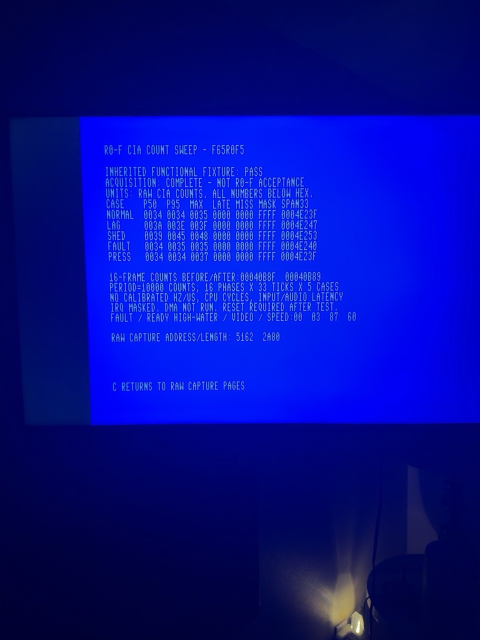
#> input picture docs/evidence/r0f/capture/physical/photos/1-Photo-1.jpg, 960 x 1280 px, given in place of 5-Photo-5.jpg, which was not available (shown at 1/2 size)
$ python r0f-inspect-rows.py
#> lines starting #> are read from the running program, lines starting #| are printed output that depends on the picture; pictures that were not available may be replaced by others from this repository, and a replacement may not be noted
from PIL import Image,ImageDraw
from pathlib import Path
root=Path('/Users/slice/Documents/ChatGPT/F65 Megawing/docs/evidence/r0f/capture/physical/photos')
sheet=Image.new('RGB',(1600,450),'white');d=ImageDraw.Draw(sheet)
#> after `sheet = Image.new('RGB', (1600, 450), 'white')`: sheet: PIL image 1600x450 RGB; every value is 255
for i,(n,box) in enumerate([(5,(185,432,755,469)),(22,(195,365,760,393))]):
    im=Image.open(root/f'{n}-Photo-{n}.jpg').crop(box).resize((1600,135),Image.Resampling.NEAREST)
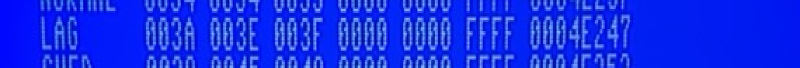
#> im: PIL image 1600x135 RGB (shown at 1/2 size); mean R, G, B 19.3, 46, 232.4
    sheet.paste(im,(0,i*220+30));d.text((0,i*220),f'Photo {n}: original pixels, not OCR',fill='black')
#> after `sheet.paste(im, (0, i * 220 + 30))`:
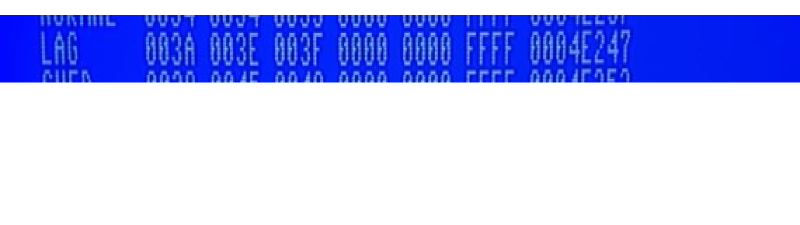
#> sheet: PIL image 1600x450 RGB (shown at 1/2 size); mean R, G, B 184.3, 192.3, 248.2
#> pass 2 of the loop `for i,(n,box) in enumerate([(5,(185,432,755,469)),(22,(195,365,760,393..`:
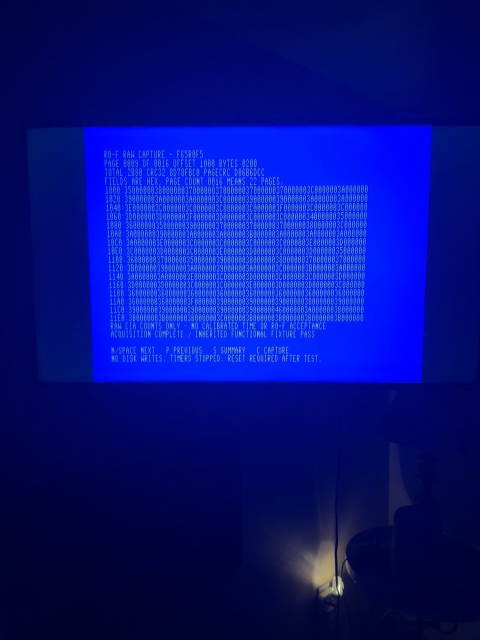
#> input picture docs/evidence/r0f/capture/physical/photos/10-Photo-10.jpg, 960 x 1280 px, given in place of 22-Photo-22.jpg, which was not available (shown at 1/2 size)
#> `im=Image.open(root/f'{n}-Photo-{n}.jpg').crop(box).resize((1600,135),I..`:
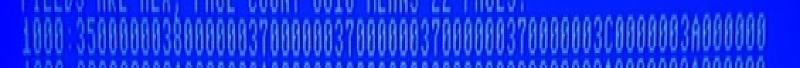
#> im: PIL image 1600x135 RGB (shown at 1/2 size); mean R, G, B 22.4, 54.6, 231.7
#> `sheet.paste(im, (0, i * 220 + 30))`:
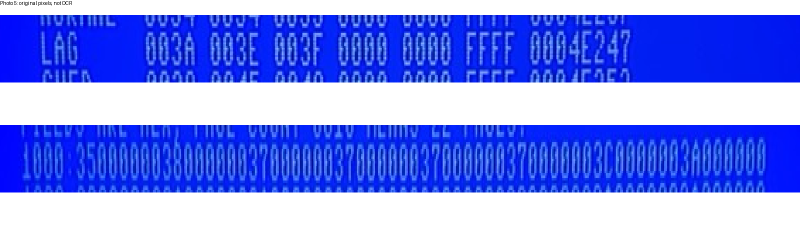
#> sheet: PIL image 1600x450 RGB (shown at 1/2 size); mean R, G, B 114.4, 132.1, 241.1
sheet.save('/tmp/r0f-rows-review.png')
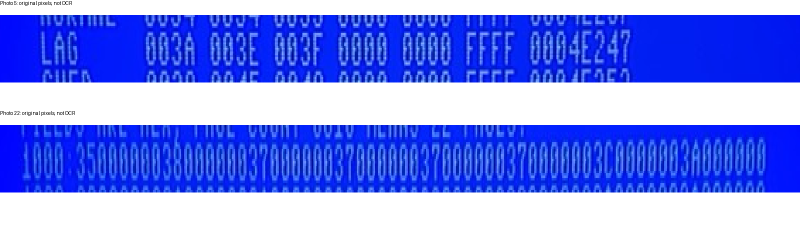
#> saved as r0f-rows-review.png: PIL image 1600x450 RGB (shown at 1/2 size); mean R, G, B 114.3, 132, 241
